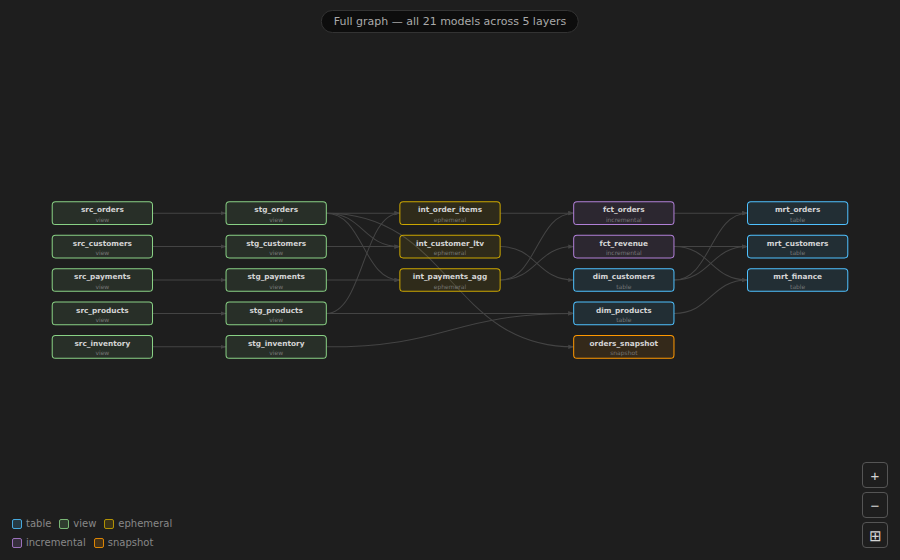
#> input picture demo/frames/f0003.png, 900 x 560 px
$ python make_gif.py
#> lines starting #> are read from the running program, lines starting #| are printed output that depends on the picture
#!/usr/bin/env python3
"""Convert captured PNG frames into an animated GIF using raw GIF byte assembly."""
import os
import glob
import struct
from PIL import Image

FRAMES_DIR = os.path.join(os.path.dirname(__file__), 'frames')
OUT_PATH   = os.path.join(os.path.dirname(__file__), 'dag-demo.gif')

frame_paths = sorted(glob.glob(os.path.join(FRAMES_DIR, 'f*.png')))
print(f'Found {len(frame_paths)} frames')

scale = 0.75
delay_cs = 10   # 10 centiseconds = 100ms per frame

# Save each frame as an individual single-frame GIF, then concatenate properly
# by writing the GIF89a header + all frame blocks manually via Pillow's interal writer.
# Easiest reliable approach: write each frame as a temp GIF, then
# use Pillow's _write_local_header approach via saving to BytesIO.

import io

def frame_to_gif_bytes(img_rgb, delay_cs=10, first=False):
    """Convert an RGB PIL image to the bytes of a GIF frame block."""
    buf = io.BytesIO()
    q = img_rgb.quantize(colors=128, method=Image.Quantize.MEDIANCUT)

    if first:
        # Save as complete GIF (includes header + global color table)
        q.save(buf, format='GIF', save_all=False)
        data = buf.getvalue()
        # Patch delay: find the Graphic Control Extension (0x21 0xF9 0x04)
        idx = data.find(b'\x21\xF9\x04')
        if idx >= 0:
            delay_bytes = struct.pack('<H', delay_cs)
            data = data[:idx+4] + delay_bytes + data[idx+6:]
        return data, q
    else:
        q.save(buf, format='GIF', save_all=False)
        data = buf.getvalue()
        # Extract just the image descriptor + image data (skip header, trailer)
        # GIF header ends after global color table. Find image descriptor 0x2C.
        idx = data.find(b'\x2C')
        if idx < 0:
            return b'', q
        # Find graphic control extension before the image descriptor
        gce_idx = data.rfind(b'\x21\xF9\x04', 0, idx)
        start = gce_idx if gce_idx >= 0 else idx
        # Patch delay in GCE if present
        if gce_idx >= 0:
            delay_bytes = struct.pack('<H', delay_cs)
            data = data[:gce_idx+4] + delay_bytes + data[gce_idx+6:]
            start = gce_idx
        frame_data = data[start:-1]  # exclude trailing 0x3B (GIF trailer)
        return frame_data, q

# Load, resize, and convert all frames
print('Processing frames ...')
raw_frames = []
for i, p in enumerate(frame_paths):
    img = Image.open(p).convert('RGB')
#> img is the input picture: PIL image 900x560 RGB; mean R, G, B 33.5, 34.4, 33.5
    w, h = img.size
#> w = 900; h = 560
    img = img.resize((int(w * scale), int(h * scale)), Image.LANCZOS)
#> img: PIL image 675x420 RGB
    raw_frames.append(img)
    if (i+1) % 30 == 0:
        print(f'  {i+1}/{len(raw_frames)}')

print(f'Writing GIF with {len(raw_frames)} frames ...')
#> (printed output is left out)
with open(OUT_PATH, 'wb') as f:
    for i, img in enumerate(raw_frames):
        block, _ = frame_to_gif_bytes(img, delay_cs=delay_cs, first=(i == 0))
        if i == 0:
            # Write header up to (but not including) trailer
            # Patch loop count (Netscape extension) for infinite loop
            # Insert before the first frame descriptor
            img_desc_idx = block.find(b'\x2C')
            gce_idx = block.rfind(b'\x21\xF9\x04', 0, img_desc_idx)
            insert_at = gce_idx if gce_idx >= 0 else img_desc_idx
            # Netscape 2.0 application extension for looping
            netscape = (b'\x21\xFF\x0BNETSCAPE2.0'
                        b'\x03\x01' + struct.pack('<H', 0) + b'\x00')
            block = block[:insert_at] + netscape + block[insert_at:-1]
            f.write(block)
        else:
            f.write(block)
#> this loop made 3 passes
#> (idx in frame_to_gif_bytes, img_desc_idx, insert_at) on pass 1: (-1, 121, 121)
#> idx in frame_to_gif_bytes on passes 2 to 3: 121, 121
    f.write(b'\x3B')  # GIF trailer

size_kb = os.path.getsize(OUT_PATH) / 1024
check = Image.open(OUT_PATH)
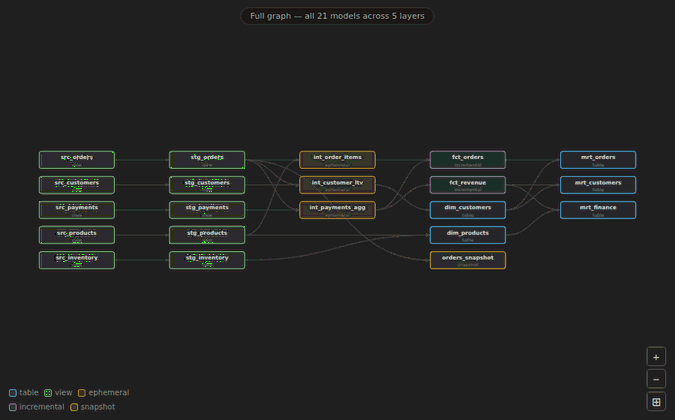
#> check: PIL image 675x420 P; mean R, G, B 34.8, 35.5, 34.8
print(f'Done: {OUT_PATH}  ({size_kb:.0f} KB, {check.n_frames} frames)')
#| Done: demo/dag-demo.gif  (81 KB, 3 frames)
